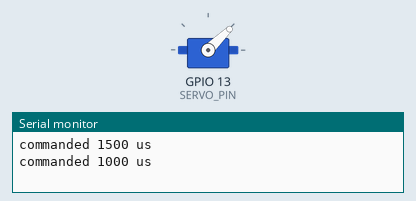
A sketch run on a simulated ESP32. On the bench: servo, the last lines printed to the serial monitor. Servo pulses on a pin are drawn as a servo (544–2400 µs = 0–180°).

Above: at 1.35 s.
At 5.35 s:
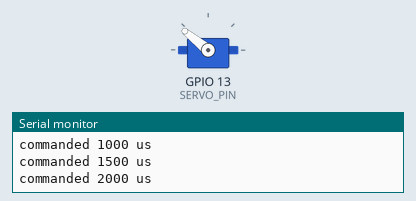
At 9.3 s:
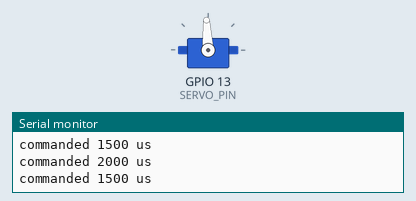
Timing chart, 0 to 11.7 s (numbered marks = the images above):
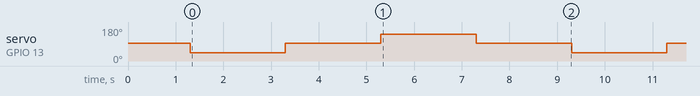

Measured:
- by itself, servo on GPIO 13 (SERVO_PIN): repeats every 8.0 s: 93° 2.0 s, 141° 2.0 s, 93° 2.0 s, 44° 2.0 s

The sketch:

test_servo_pwm.ino
```cpp
/*
 * Bring-up test 5 of 5 -- servo PWM
 * ------------------------------------
 * No I2C, no libraries beyond the ESP32 core -- this can run before any
 * sensor is wired up at all, to confirm the servo itself moves and that
 * GPIO13 is actually reaching its signal wire.
 *
 * What it does: sweeps the servo MIN -> CENTER -> MAX -> CENTER on a 2-second
 * step, printing the commanded pulse width each time. Watch the horn/output
 * shaft and confirm it visibly moves to a different position at each step
 * (not just twitches) and that MIN/MAX are the physical extremes, not the
 * same position twice.
 *
 * IMPORTANT: power the servo from its own separate 5-6V >=3A supply per
 * docs/HARDWARE.md, never from USB -- stall current is ~2.5A. If the servo
 * doesn't move at all, check power first (a brown-out here can also crash the
 * board), then check the signal wire is actually on GPIO13.
 */

const int SERVO_PIN  = 13;
const int SERVO_CH   = 4;      // LEDC channel
const int PWM_MIN    = 1000;   // us
const int PWM_CENTER = 1500;
const int PWM_MAX    = 2000;

void writeUS(int us) {
  uint32_t duty = (uint32_t)((double)us / 20000.0 * 65535.0);   // 20ms period, 16-bit
  ledcWrite(SERVO_CH, duty);
  Serial.print("commanded "); Serial.print(us); Serial.println(" us");
}

void setup() {
  Serial.begin(115200);
  delay(300);
  ledcSetup(SERVO_CH, 50, 16);
  ledcAttachPin(SERVO_PIN, SERVO_CH);
  Serial.println();
  Serial.println("Servo PWM test -- watch the shaft move to each position.");
  writeUS(PWM_CENTER);
  delay(1000);
}

void loop() {
  writeUS(PWM_MIN);    delay(2000);
  writeUS(PWM_CENTER); delay(2000);
  writeUS(PWM_MAX);    delay(2000);
  writeUS(PWM_CENTER); delay(2000);
}
```
